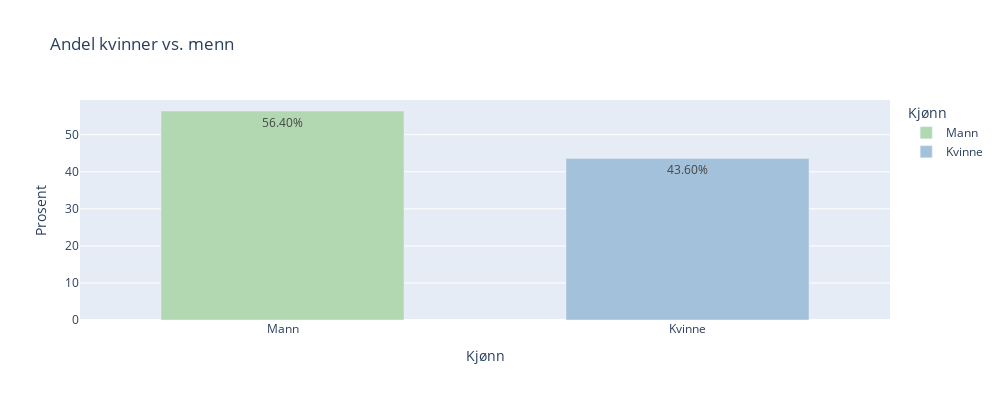

This figure's notebook cell:
### Markdown cell above
# Visualisering --> kjøre koordinerte farger

## (Ikke-helserelaterte variabler)

#### Kjønnsrelaterte sammenhenger
Vi ønsker å få en oversikt over andel pasienter som er kvinner og menn

FARGEKODER: #A3C1DA, #B2D8B2

### Code cell
# Andel kvinner og menn.
kjonn_data = pd.melt(X_train, value_vars=["kjønn_female", "kjønn_male"], var_name="Kjønn", value_name="Verdi")
kjonn_data['Kjønn'] = kjonn_data['Kjønn'].map({'kjønn_female': 'Kvinne', 'kjønn_male': 'Mann'})
kjonn_data = kjonn_data[kjonn_data['Verdi'] == 1]

total_count = kjonn_data.shape[0]
kjonn_percent = kjonn_data['Kjønn'].value_counts(normalize=True) * 100
kjonn_percent = kjonn_percent.reset_index()
kjonn_percent.columns = ['Kjønn', 'Prosent']

kjonn_figure = px.bar(kjonn_percent, x='Kjønn', y='Prosent', 
                      title='Andel kvinner vs. menn',
                      color='Kjønn',
                      color_discrete_map={"Kvinne": "#A3C1DA", "Mann": "#B2D8B2"},
                      text='Prosent',
                      width=1000, height=400)  # Angi figurens størrelse her

# Juster stolpebredden
kjonn_figure.update_traces(texttemplate='%{text:.2f}%', textposition='inside', width=0.6)  # Smalere stolper

kjonn_figure.show()

### Figure 1 — Plotly figure (JSON) as saved in the notebook; plotly's stock layout.template omitted (floating-point values rounded to 4 significant figures)
{"data": [{"alignmentgroup": "True", "hovertemplate": "Kjønn=%{x}<br>Prosent=%{text}<extra></extra>", "legendgroup": "Mann", "marker": {"color": "#B2D8B2", "pattern": {"shape": ""}}, "name": "Mann", "offsetgroup": "Mann", "orientation": "v", "showlegend": true, "text": [56.4], "textposition": "inside", "texttemplate": "%{text:.2f}%", "type": "bar", "width": 0.6, "x": ["Mann"], "xaxis": "x", "y": [56.4], "yaxis": "y"}, {"alignmentgroup": "True", "hovertemplate": "Kjønn=%{x}<br>Prosent=%{text}<extra></extra>", "legendgroup": "Kvinne", "marker": {"color": "#A3C1DA", "pattern": {"shape": ""}}, "name": "Kvinne", "offsetgroup": "Kvinne", "orientation": "v", "showlegend": true, "text": [43.6], "textposition": "inside", "texttemplate": "%{text:.2f}%", "type": "bar", "width": 0.6, "x": ["Kvinne"], "xaxis": "x", "y": [43.6], "yaxis": "y"}], "layout": {"barmode": "relative", "height": 400, "legend": {"title": {"text": "Kjønn"}, "tracegroupgap": 0}, "title": {"text": "Andel kvinner vs. menn"}, "width": 1000, "xaxis": {"anchor": "y", "categoryarray": ["Mann", "Kvinne"], "categoryorder": "array", "domain": [0, 1], "title": {"text": "Kjønn"}}, "yaxis": {"anchor": "x", "domain": [0, 1], "title": {"text": "Prosent"}}}}
